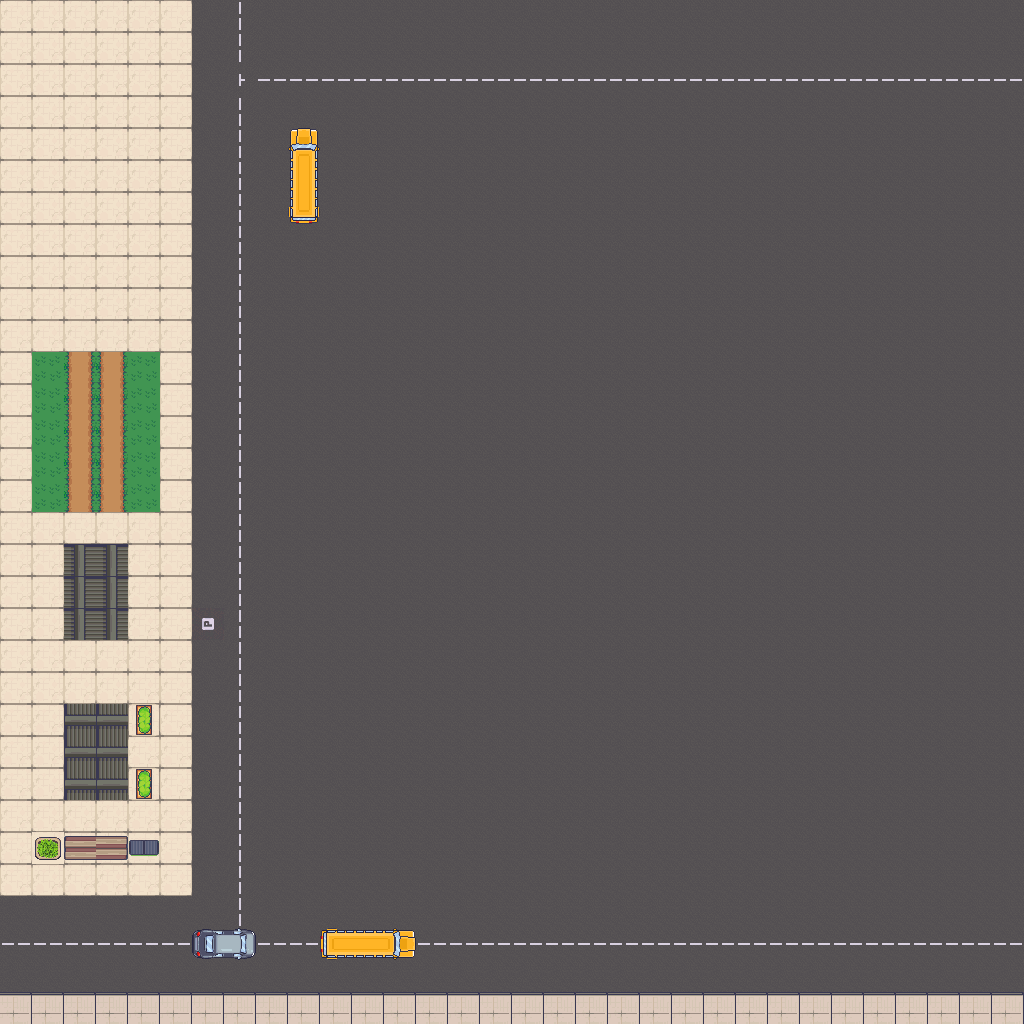

This game map was drawn from its Tiled (.tmx) file and the tilesets committed beside it. A one-line description and the trimmed map source follow:
An orthogonal 32x32 tile map with 32x32 px tiles, 3 tile layers (Tile Layer 1, Tile Layer 2, Tile Layer 3).

<map version="1.10" tiledversion="1.11.0" orientation="orthogonal" renderorder="right-down" width="32" height="32" tilewidth="32" tileheight="32" infinite="0" nextlayerid="4" nextobjectid="1">
 <tileset firstgid="1" source="tilesets/RMW1TS.tsx" />
 <layer id="1" name="Tile Layer 1" width="32" height="32">
  <data>[1024 cells, 1024 non-empty, 4 distinct tile ids]</data>
 </layer>
 <layer id="2" name="Tile Layer 2" width="32" height="32">
  <data>[1024 cells, 202 non-empty, 16 distinct tile ids]</data>
 </layer>
 <layer id="3" name="Tile Layer 3" width="32" height="32">
  <data>[1024 cells, 0 non-empty, 0 distinct tile ids]</data>
 </layer>
</map>